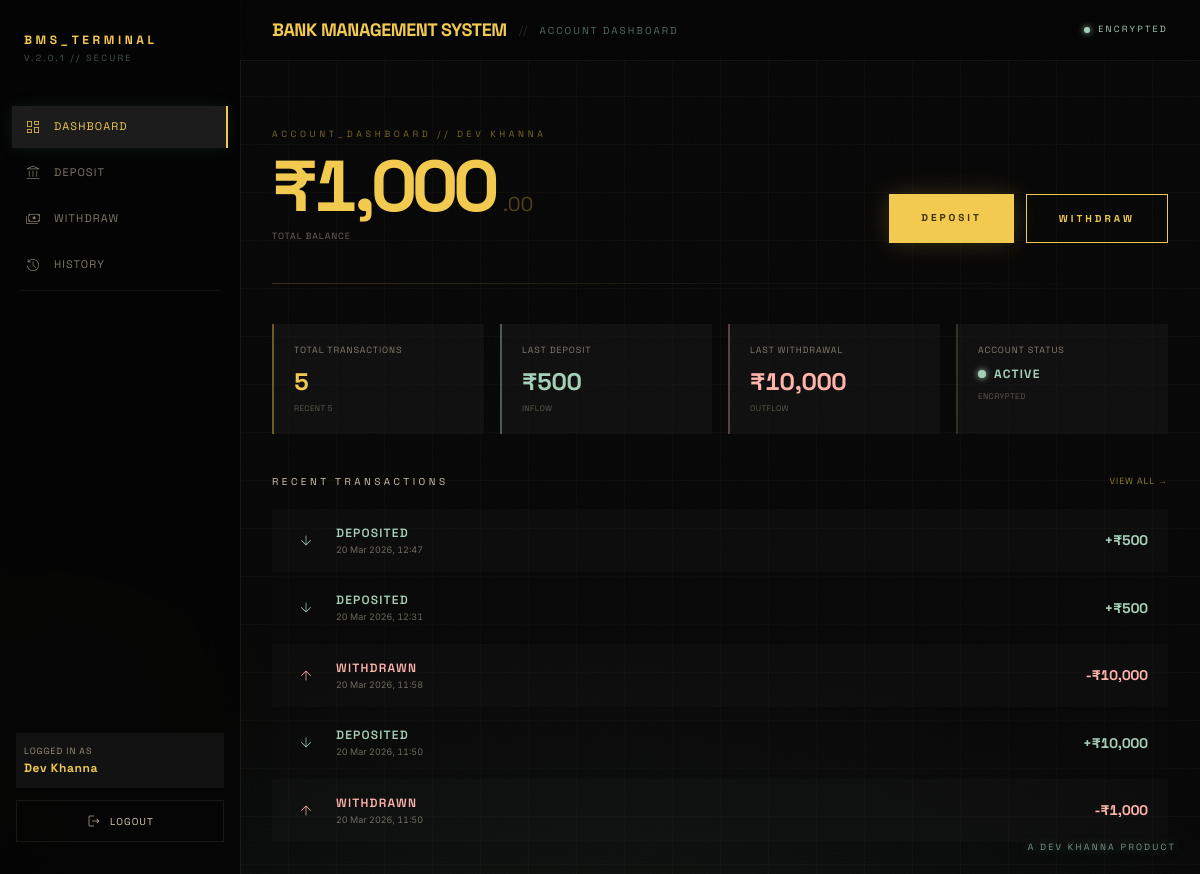
Screenshot of /dashboard (signed in) with the database file from the repository.
### tables this page shows
CREATE TABLE accounts (name UNIQUE, pwd_hash, balance);

CREATE TABLE history  (time, name, amount);

### app2.py (the view)
@app.route('/dashboard')
@login_required
def dashboard():
    name = session['user']
    db = get_db()
    row = db.execute('SELECT balance FROM accounts WHERE name=?', (name,)).fetchone()
    balance = row['balance'] if row else 0
    history = db.execute(
        'SELECT time, amount FROM history WHERE name=? ORDER BY time DESC LIMIT 5',
        (name,)
    ).fetchall()
    db.close()
    recent = []
    for h in history:
        utc_dt = datetime.fromisoformat(h['time'])
        recent.append({
            'time':   utc_dt.strftime('%d %b %Y, %H:%M'),
            'amount': h['amount'],
            'state':  'Deposited' if h['amount'] > 0 else 'Withdrawn'
        })
    return render_template('dashboard.html', name=name, balance=balance, recent=recent)

### app2.py (called while the page is built)
def get_db():
    db = sqlite3.connect(DB_PATH)
    db.row_factory = sqlite3.Row
    return db

def login_required(f):
    from functools import wraps
    @wraps(f)
    def decorated(*args, **kwargs):
        if 'user' not in session:
            return redirect(url_for('login'))
        return f(*args, **kwargs)
    return decorated

### templates/dashboard.html (shortened to what this page needs)
{% extends "base.html" %}
{% block page_label %}Account Dashboard{% endblock %}
{% block content %}
<div class="px-8 py-8 max-w-5xl space-y-10">
  <section class="flex flex-col lg:flex-row lg:items-end justify-between gap-8 pt-4">
    <div class="space-y-2">
      <p class="font-headline text-primary/50 text-[9px] tracking-[0.4em] uppercase">
        ACCOUNT_DASHBOARD // {{ name | upper }}
      </p>
      <div class="flex items-baseline gap-2">
        <h2 class="font-headline font-black text-6xl lg:text-7xl text-primary tracking-tighter tabular-nums leading-none">
          ₹{{ "{:,.0f}".format(balance) }}
        </h2>
        <span class="text-primary/30 font-headline text-xl">.00</span>
      </div>
      <p class="text-on-surface-variant/50 font-headline text-[9px] tracking-widest uppercase mt-1">Total Balance</p>
    </div>
    <div class="flex gap-3">
      <a href="{{ url_for('deposit') }}"
         class="money-btn bg-primary text-on-primary px-8 py-4 font-headline font-black text-[10px] tracking-[0.3em] uppercase transition-all active:scale-[0.97] shadow-[0_0_24px_rgba(242,202,80,0.2)]">
        Deposit
      </a>
      <a href="{{ url_for('withdraw') }}"
         class="money-btn money-btn-outline border border-primary text-primary px-8 py-4 font-headline font-black text-[10px] tracking-[0.3em] uppercase hover:bg-primary/8 transition-all active:scale-[0.97]">
        Withdraw
      </a>
    </div>
  </section>
  <div class="h-[1px] bg-gradient-to-r from-primary/20 via-outline-variant/20 to-transparent"></div>
  <section class="grid grid-cols-2 lg:grid-cols-4 gap-4">
    {% set deposits   = recent | selectattr('state', 'eq', 'Deposited') | list %}
    {% set withdrawals = recent | selectattr('state', 'eq', 'Withdrawn') | list %}
    <div class="bg-surface-container-low/50 p-5 border-l-2 border-primary/40">
      <p class="text-[9px] font-headline uppercase tracking-widest text-on-surface-variant/60 mb-2">Total Transactions</p>
      <p class="font-headline font-black text-2xl text-primary tabular-nums">{{ recent | length }}</p>
      <p class="text-[8px] text-on-surface-variant/40 font-headline uppercase tracking-wider mt-1">Recent 5</p>
    </div>
    <div class="bg-surface-container-low/50 p-5 border-l-2 border-secondary/40">
      <p class="text-[9px] font-headline uppercase tracking-widest text-on-surface-variant/60 mb-2">Last Deposit</p>
      {% if deposits %}
      <p class="font-headline font-black text-2xl text-secondary tabular-nums">₹{{ "{:,.0f}".format(deposits[0].amount) }}</p>
      {% else %}
      <p class="font-headline font-black text-2xl text-on-surface-variant/30">—</p>
      {% endif %}
      <p class="text-[8px] text-on-surface-variant/40 font-headline uppercase tracking-wider mt-1">Inflow</p>
    </div>
    <div class="bg-surface-container-low/50 p-5 border-l-2 border-error/30">
      <p class="text-[9px] font-headline uppercase tracking-widest text-on-surface-variant/60 mb-2">Last Withdrawal</p>
      {% if withdrawals %}
      <p class="font-headline font-black text-2xl text-error tabular-nums">₹{{ "{:,.0f}".format(-withdrawals[0].amount) }}</p>
      {% else %}
      <p class="font-headline font-black text-2xl text-on-surface-variant/30">—</p>
      {% endif %}
      <p class="text-[8px] text-on-surface-variant/40 font-headline uppercase tracking-wider mt-1">Outflow</p>
    </div>
    <div class="bg-surface-container-low/50 p-5 border-l-2 border-outline-variant/60">
      <p class="text-[9px] font-headline uppercase tracking-widest text-on-surface-variant/60 mb-2">Account Status</p>
      <div class="flex items-center gap-2 mt-1">
        <span class="w-2 h-2 bg-secondary rounded-full shadow-[0_0_6px_#a5d0b8]"></span>
        <p class="font-headline font-bold text-secondary text-xs tracking-widest uppercase">Active</p>
      </div>
      <p class="text-[8px] text-on-surface-variant/40 font-headline uppercase tracking-wider mt-2">Encrypted</p>
    </div>
  </section>
  <section>
    <div class="flex justify-between items-end mb-5">
      <h3 class="font-headline text-[10px] tracking-[0.35em] uppercase text-on-surface-variant">Recent Transactions</h3>
      <a href="{{ url_for('history') }}" class="text-[9px] font-headline uppercase tracking-widest text-primary/60 hover:text-primary transition-colors">
        View all →
      </a>
    </div>
    {% if recent %}
    <div class="space-y-1">
      {% for txn in recent %}
      <div class="flex justify-between items-center px-5 py-4
                  {% if loop.index is odd %}bg-surface-container-low/30{% else %}bg-surface-container-lowest/40{% endif %}
                  group hover:bg-surface-container/50 transition-colors">
        <div class="flex items-center gap-4">
          <div class="w-7 h-7 flex items-center justify-center
                      {% if txn.state == 'Deposited' %}text-secondary{% else %}text-error{% endif %}">
            <span class="material-symbols-outlined text-[17px]">
            </span>
          </div>
          <div>
            <p class="font-headline font-semibold text-xs tracking-widest uppercase
                       {% if txn.state == 'Deposited' %}text-secondary{% else %}text-error{% endif %}">
              {{ txn.state }}
            </p>
            <p class="text-[9px] text-on-surface-variant/50 font-body mt-0.5 tabular-nums">{{ txn.time }}</p>
          </div>
        </div>
        <p class="font-headline font-black text-sm tabular-nums
                  {% if txn.state == 'Deposited' %}text-secondary{% else %}text-error{% endif %}">
          {{ '+' if txn.state == 'Deposited' else '-' }}₹{{ "{:,.0f}".format(txn.amount | abs) }}
        </p>
      </div>
      {% endfor %}
    </div>
    {% else %}
    <div class="bg-surface-container-low/30 px-6 py-10 text-center">
      <span class="material-symbols-outlined text-3xl text-on-surface-variant/20 block mb-3">receipt_long</span>
      <p class="font-headline text-[10px] uppercase tracking-widest text-on-surface-variant/40">No transactions yet</p>
    </div>
    {% endif %}
  </section>
</div>
{% endblock %}

### templates/base.html (shortened to what this page needs)
<!DOCTYPE html>
<html class="dark" lang="en">
<head>
<script src="https://cdn.tailwindcss.com?plugins=forms,container-queries"></script>
<script id="tailwind-config">
tailwind.config = {
  darkMode: "class",
  theme: {
    extend: {
      colors: {
        "primary": "#f2ca50", "primary-container": "#d4af37", "on-primary": "#3c2f00",
        "secondary": "#a5d0b8", "secondary-container": "#2c5340", "on-secondary-container": "#9bc5ad",
        "surface": "#131313", "surface-dim": "#131313",
        "surface-container-lowest": "#0e0e0e", "surface-container-low": "#1c1b1b",
        "surface-container": "#201f1f", "surface-container-high": "#2a2a2a",
        "surface-container-highest": "#353534",
        "on-surface": "#e5e2e1", "on-surface-variant": "#d0c5af",
        "outline": "#99907c", "outline-variant": "#4d4635",
        "error": "#ffb4ab", "error-container": "#93000a",
      },
      fontFamily: { "headline": ["Space Grotesk"], "body": ["Inter"] },
      borderRadius: { "DEFAULT": "0px", "lg": "0px", "xl": "0px", "full": "9999px" },
    },
  },
}
</script>
</head>
<body class="font-body noir-bg min-h-screen">
<div class="fixed inset-0 grid-overlay pointer-events-none z-0"></div>
<div class="fixed inset-0 scanlines pointer-events-none z-0"></div>
<div class="fixed inset-0 grain pointer-events-none z-0"></div>
{% if session.user %}
<nav class="fixed left-0 top-0 h-full w-60 flex flex-col py-8 z-40 bg-[#050505]/90 backdrop-blur-xl shadow-[1px_0_0_0_rgba(77,70,53,0.2)]">
  <div class="px-6 mb-10">
    <h2 class="text-primary font-headline font-black text-xs tracking-[0.3em] uppercase">BMS_TERMINAL</h2>
    <p class="text-secondary/40 font-headline text-[9px] tracking-[0.25em] uppercase mt-1">V.2.0.1 // SECURE</p>
  </div>
  <div class="flex flex-col flex-1 space-y-1 px-3">
    <a href="{{ url_for('dashboard') }}" class="nav-link flex items-center gap-3 px-3 py-3 text-on-surface-variant opacity-60 hover:opacity-100 hover:text-primary transition-all font-headline text-[11px] tracking-widest uppercase {{ 'nav-link-active' if request.endpoint == 'dashboard' }}">
      <span class="material-symbols-outlined text-[18px]">dashboard</span>Dashboard
    </a>
    <a href="{{ url_for('deposit') }}" class="nav-link flex items-center gap-3 px-3 py-3 text-on-surface-variant opacity-60 hover:opacity-100 hover:text-primary transition-all font-headline text-[11px] tracking-widest uppercase {{ 'nav-link-active' if request.endpoint == 'deposit' }}">
      <span class="material-symbols-outlined text-[18px]">account_balance</span>Deposit
    </a>
    <a href="{{ url_for('withdraw') }}" class="nav-link flex items-center gap-3 px-3 py-3 text-on-surface-variant opacity-60 hover:opacity-100 hover:text-primary transition-all font-headline text-[11px] tracking-widest uppercase {{ 'nav-link-active' if request.endpoint == 'withdraw' }}">
      <span class="material-symbols-outlined text-[18px]">payments</span>Withdraw
    </a>
    <a href="{{ url_for('history') }}" class="nav-link flex items-center gap-3 px-3 py-3 text-on-surface-variant opacity-60 hover:opacity-100 hover:text-primary transition-all font-headline text-[11px] tracking-widest uppercase {{ 'nav-link-active' if request.endpoint == 'history' }}">
      <span class="material-symbols-outlined text-[18px]">history</span>History
    </a>
    <div class="my-2 h-[1px] bg-outline-variant/20 mx-2"></div>
  </div>
  <div class="px-4 mt-auto space-y-3">
    <div class="px-2 py-3 bg-surface-container-low/60">
      <p class="text-[9px] text-outline uppercase tracking-widest font-headline">Logged in as</p>
      <p class="text-primary font-headline font-bold text-xs tracking-wider truncate mt-0.5">{{ session.user }}</p>
    </div>
    <a href="{{ url_for('logout') }}" class="money-btn flex items-center justify-center gap-2 w-full py-3 border border-outline-variant/30 text-on-surface-variant hover:text-error hover:border-error/30 font-headline text-[10px] tracking-widest uppercase transition-all">
      <span class="material-symbols-outlined text-[16px]">logout</span>Logout
    </a>
  </div>
</nav>
<header class="fixed top-0 left-60 right-0 z-50 flex justify-between items-center px-8 py-4 bg-[#050505]/80 backdrop-blur-xl shadow-[0_1px_0_0_rgba(77,70,53,0.2)]">
  <div class="flex items-center gap-3">
    <h1 class="font-headline font-black text-lg tracking-tight text-primary uppercase">Bank Management System</h1>
    <span class="text-outline-variant/50 text-xs font-headline">//</span>
    <span class="text-secondary/50 font-headline text-[10px] tracking-[0.2em] uppercase">{% block page_label %}Terminal{% endblock %}</span>
  </div>
  <div class="flex items-center gap-2">
    <span class="w-1.5 h-1.5 bg-secondary rounded-full shadow-[0_0_6px_#a5d0b8]"></span>
    <span class="text-secondary font-headline text-[9px] tracking-[0.25em] uppercase">Encrypted</span>
  </div>
</header>
{% endif %}
<div class="{{ 'ml-60 pt-20' if session.user else '' }} relative z-10 min-h-screen">
  {% block content %}{% endblock %}
</div>
<div class="fixed bottom-5 right-6 z-50 pointer-events-none">
  <p class="text-[9px] font-headline uppercase tracking-[0.25em] text-secondary/70"
     style="text-shadow: 0 0 10px rgba(165,208,184,0.5), 0 0 20px rgba(165,208,184,0.2);">
    A Dev Khanna Product
  </p>
</div>
</body>
</html>

### templates/base.html (style rules this page uses)
.material-symbols-outlined { font-variation-settings: 'FILL' 0, 'wght' 200, 'GRAD' 0, 'opsz' 24; }
body { background-color: #050505; color: #e5e2e1; }
.noir-bg { background: radial-gradient(ellipse 80% 50% at 50% 110%, rgba(44,83,64,0.18) 0%, transparent 70%), radial-gradient(ellipse 40% 30% at 0% 80%, rgba(242,202,80,0.04) 0%, transparent 60%), #050505; }
.grid-overlay { background-image: linear-gradient(to right, rgba(242,202,80,0.03) 1px, transparent 1px), linear-gradient(to bottom, rgba(242,202,80,0.03) 1px, transparent 1px); background-size: 48px 48px; }
.scanlines { background-image: repeating-linear-gradient( to bottom, transparent 0px, transparent 3px, rgba(0,0,0,0.13) 3px, rgba(0,0,0,0.13) 4px ); background-size: 100% 4px; mix-blend-mode: multiply; }
.grain { background-repeat: repeat; background-size: 200px 200px; }
.money-btn { position: relative; overflow: visible; }
.nav-link-active { color: #f2ca50 !important; opacity: 1 !important; background: rgba(53,53,52,0.5); border-right: 2px solid #f2ca50; box-shadow: 0 0 12px rgba(44,83,64,0.25); }

### rows the page displays
accounts: balance "1,000"
history: amount "500", state "DEPOSITED", time "20 Mar 2026, 12:47", state "+", amount|abs "500"
history: amount "10,000", state "WITHDRAWN", time "20 Mar 2026, 11:58", state "-", amount|abs "10,000"
history: state "DEPOSITED", time "20 Mar 2026, 12:31", state "+", amount|abs "500"
history: state "DEPOSITED", time "20 Mar 2026, 11:50", state "+", amount|abs "10,000"
history: state "WITHDRAWN", time "20 Mar 2026, 11:50", state "-", amount|abs "1,000"

### other values shown
{{ session.user }} "Dev Khanna"
{{ name | upper }} "DEV KHANNA"
{{ recent | length }} "5"
